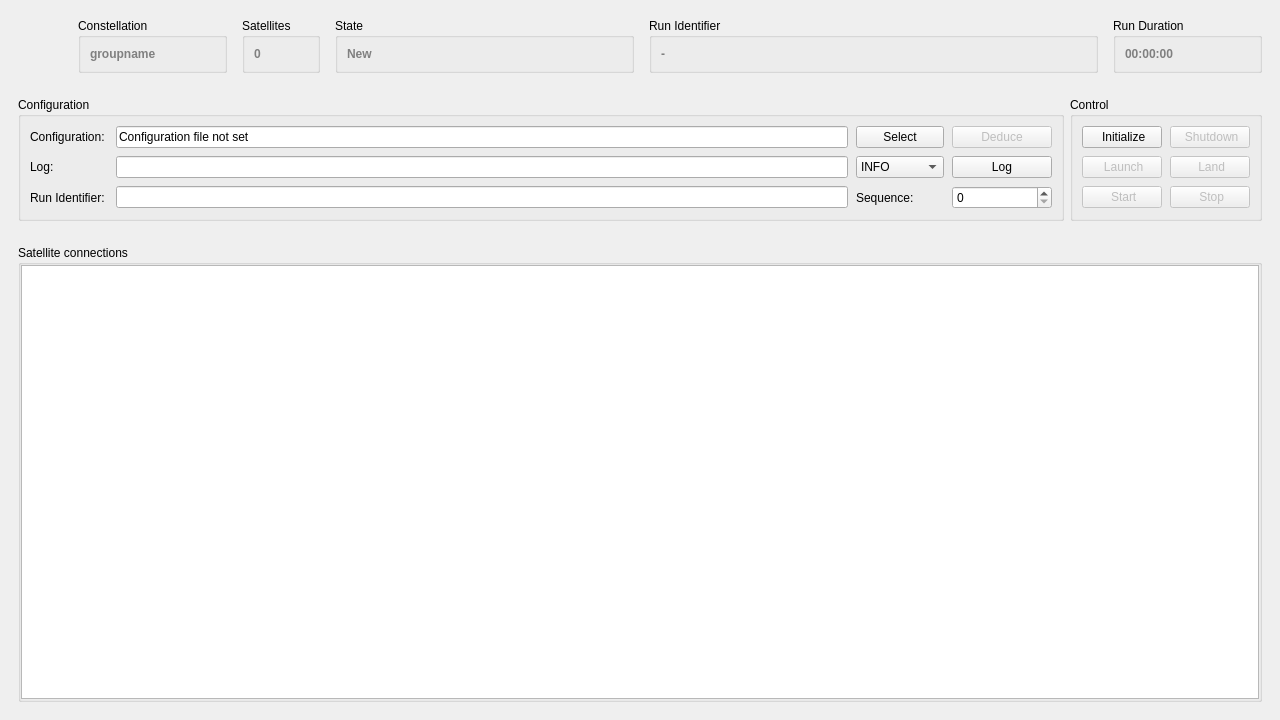
<?xml version="1.0" encoding="UTF-8"?>
<ui version="4.0">
 <class>wndRun</class>
 <widget class="QMainWindow" name="wndRun">
  <property name="enabled">
   <bool>true</bool>
  </property>
  <property name="geometry">
   <rect>
    <x>0</x>
    <y>0</y>
    <width>1280</width>
    <height>720</height>
   </rect>
  </property>
  <property name="windowTitle">
   <string>Constellation Run Control</string>
  </property>
  <property name="windowIcon">
   <iconset resource="../../constellation/gui/Constellation.qrc">
    <normaloff>:/logo.png</normaloff>:/logo.png</iconset>
  </property>
  <widget class="QWidget" name="centralwidget">
   <layout class="QGridLayout" name="gridLayout_6">
    <property name="leftMargin">
     <number>9</number>
    </property>
    <property name="topMargin">
     <number>9</number>
    </property>
    <property name="rightMargin">
     <number>9</number>
    </property>
    <property name="bottomMargin">
     <number>9</number>
    </property>
    <item row="0" column="0">
     <widget class="QWidget" name="headerWidget" native="true">
      <property name="sizePolicy">
       <sizepolicy hsizetype="Preferred" vsizetype="Preferred">
        <horstretch>0</horstretch>
        <verstretch>0</verstretch>
       </sizepolicy>
      </property>
      <layout class="QHBoxLayout" name="horizontalLayout">
       <property name="spacing">
        <number>15</number>
       </property>
       <property name="leftMargin">
        <number>9</number>
       </property>
       <property name="topMargin">
        <number>9</number>
       </property>
       <property name="rightMargin">
        <number>9</number>
       </property>
       <property name="bottomMargin">
        <number>9</number>
       </property>
       <item>
        <widget class="QLabel" name="logo">
         <property name="sizePolicy">
          <sizepolicy hsizetype="Fixed" vsizetype="Fixed">
           <horstretch>0</horstretch>
           <verstretch>0</verstretch>
          </sizepolicy>
         </property>
         <property name="minimumSize">
          <size>
           <width>45</width>
           <height>45</height>
          </size>
         </property>
         <property name="maximumSize">
          <size>
           <width>45</width>
           <height>45</height>
          </size>
         </property>
         <property name="text">
          <string/>
         </property>
         <property name="pixmap">
          <pixmap resource="../../constellation/gui/Constellation.qrc">:/logo.png</pixmap>
         </property>
         <property name="scaledContents">
          <bool>true</bool>
         </property>
        </widget>
       </item>
       <item>
        <widget class="QGroupBox" name="cnstlnBox">
         <property name="sizePolicy">
          <sizepolicy hsizetype="Preferred" vsizetype="Preferred">
           <horstretch>1</horstretch>
           <verstretch>0</verstretch>
          </sizepolicy>
         </property>
         <property name="title">
          <string>Constellation</string>
         </property>
         <layout class="QHBoxLayout" name="horizontalLayout_2">
          <property name="topMargin">
           <number>3</number>
          </property>
          <property name="bottomMargin">
           <number>3</number>
          </property>
          <item>
           <widget class="QLabel" name="cnstlnName">
            <property name="sizePolicy">
             <sizepolicy hsizetype="Preferred" vsizetype="Preferred">
              <horstretch>1</horstretch>
              <verstretch>0</verstretch>
             </sizepolicy>
            </property>
            <property name="text">
             <string>&lt;font color='gray'&gt;&lt;b&gt;groupname&lt;/b&gt;&lt;/font&gt;</string>
            </property>
           </widget>
          </item>
         </layout>
        </widget>
       </item>
       <item>
        <widget class="QGroupBox" name="satelliteBox">
         <property name="title">
          <string>Satellites</string>
         </property>
         <layout class="QHBoxLayout" name="horizontalLayout_7">
          <item>
           <widget class="QLabel" name="labelNrSatellites">
            <property name="text">
             <string>&lt;font color='gray'&gt;&lt;b&gt;0&lt;/b&gt;&lt;/font&gt;</string>
            </property>
           </widget>
          </item>
         </layout>
        </widget>
       </item>
       <item>
        <widget class="QGroupBox" name="stateBox">
         <property name="sizePolicy">
          <sizepolicy hsizetype="Preferred" vsizetype="Preferred">
           <horstretch>2</horstretch>
           <verstretch>0</verstretch>
          </sizepolicy>
         </property>
         <property name="title">
          <string>State</string>
         </property>
         <property name="flat">
          <bool>false</bool>
         </property>
         <property name="checkable">
          <bool>false</bool>
         </property>
         <layout class="QHBoxLayout">
          <property name="spacing">
           <number>9</number>
          </property>
          <property name="leftMargin">
           <number>9</number>
          </property>
          <property name="topMargin">
           <number>3</number>
          </property>
          <property name="rightMargin">
           <number>9</number>
          </property>
          <property name="bottomMargin">
           <number>3</number>
          </property>
          <item>
           <widget class="QLabel" name="labelState">
            <property name="frameShape">
             <enum>QFrame::Shape::NoFrame</enum>
            </property>
            <property name="text">
             <string>&lt;font color='gray'&gt;&lt;b&gt;New&lt;/b&gt;&lt;/font&gt;</string>
            </property>
           </widget>
          </item>
         </layout>
        </widget>
       </item>
       <item>
        <widget class="QGroupBox" name="runidBox">
         <property name="sizePolicy">
          <sizepolicy hsizetype="Expanding" vsizetype="Preferred">
           <horstretch>3</horstretch>
           <verstretch>0</verstretch>
          </sizepolicy>
         </property>
         <property name="title">
          <string>Run Identifier</string>
         </property>
         <layout class="QHBoxLayout" name="horizontalLayout_5">
          <item>
           <widget class="QLabel" name="runID">
            <property name="text">
             <string>&lt;font color='gray'&gt;&lt;b&gt;-&lt;/b&gt;&lt;/font&gt;</string>
            </property>
           </widget>
          </item>
         </layout>
        </widget>
       </item>
       <item>
        <widget class="QGroupBox" name="runtimeBox">
         <property name="sizePolicy">
          <sizepolicy hsizetype="Preferred" vsizetype="Preferred">
           <horstretch>1</horstretch>
           <verstretch>0</verstretch>
          </sizepolicy>
         </property>
         <property name="title">
          <string>Run Duration</string>
         </property>
         <layout class="QHBoxLayout" name="horizontalLayout_6">
          <item>
           <widget class="QLabel" name="runDuration">
            <property name="sizePolicy">
             <sizepolicy hsizetype="Preferred" vsizetype="Preferred">
              <horstretch>1</horstretch>
              <verstretch>0</verstretch>
             </sizepolicy>
            </property>
            <property name="text">
             <string>&lt;font color='gray'&gt;&lt;b&gt;00:00:00&lt;/b&gt;&lt;/font&gt;</string>
            </property>
           </widget>
          </item>
         </layout>
        </widget>
       </item>
      </layout>
     </widget>
    </item>
    <item row="1" column="0">
     <widget class="QWidget" name="controlWidget" native="true">
      <layout class="QHBoxLayout" name="horizontalLayout_3">
       <item>
        <widget class="QGroupBox" name="grpControl">
         <property name="title">
          <string>Configuration</string>
         </property>
         <layout class="QGridLayout" name="_2">
          <property name="leftMargin">
           <number>9</number>
          </property>
          <property name="topMargin">
           <number>9</number>
          </property>
          <property name="rightMargin">
           <number>9</number>
          </property>
          <property name="bottomMargin">
           <number>9</number>
          </property>
          <property name="spacing">
           <number>8</number>
          </property>
          <item row="1" column="4">
           <widget class="QPushButton" name="btnLog">
            <property name="enabled">
             <bool>true</bool>
            </property>
            <property name="toolTip">
             <string>Send a log message</string>
            </property>
            <property name="text">
             <string>Log</string>
            </property>
           </widget>
          </item>
          <item row="1" column="0">
           <widget class="QLabel" name="labelLog">
            <property name="text">
             <string>Log: </string>
            </property>
           </widget>
          </item>
          <item row="0" column="0">
           <widget class="QLabel" name="labelConfig">
            <property name="text">
             <string>Configuration: </string>
            </property>
           </widget>
          </item>
          <item row="2" column="4">
           <widget class="QSpinBox" name="runSequence">
            <property name="toolTip">
             <string>&lt;html&gt;&lt;head/&gt;&lt;body&gt;&lt;p&gt;Run sequence&lt;/p&gt;&lt;/body&gt;&lt;/html&gt;</string>
            </property>
            <property name="maximum">
             <number>999999</number>
            </property>
           </widget>
          </item>
          <item row="2" column="3">
           <widget class="QLabel" name="labelRunSeq">
            <property name="text">
             <string>Sequence:</string>
            </property>
           </widget>
          </item>
          <item row="2" column="0">
           <widget class="QLabel" name="labelRunIdent">
            <property name="text">
             <string>Run Identifier: </string>
            </property>
           </widget>
          </item>
          <item row="2" column="2">
           <widget class="QLineEdit" name="runIdentifier"/>
          </item>
          <item row="1" column="2">
           <widget class="QLineEdit" name="txtLogmsg">
            <property name="toolTip">
             <string>Send a log message</string>
            </property>
           </widget>
          </item>
          <item row="1" column="3">
           <widget class="QComboBox" name="comboBoxLogLevel">
            <property name="currentIndex">
             <number>2</number>
            </property>
            <property name="maxVisibleItems">
             <number>6</number>
            </property>
            <item>
             <property name="text">
              <string>TRACE</string>
             </property>
            </item>
            <item>
             <property name="text">
              <string>DEBUG</string>
             </property>
            </item>
            <item>
             <property name="text">
              <string>INFO</string>
             </property>
            </item>
            <item>
             <property name="text">
              <string>WARNING</string>
             </property>
            </item>
            <item>
             <property name="text">
              <string>STATUS</string>
             </property>
            </item>
            <item>
             <property name="text">
              <string>CRITICAL</string>
             </property>
            </item>
           </widget>
          </item>
          <item row="0" column="2">
           <widget class="QLineEdit" name="txtConfigFileName">
            <property name="whatsThis">
             <string extracomment="Configuration file - directly editable or through file dialog."/>
            </property>
            <property name="text">
             <string>Configuration file not set</string>
            </property>
           </widget>
          </item>
          <item row="0" column="3">
           <widget class="QPushButton" name="btnLoadConf">
            <property name="text">
             <string>Select</string>
            </property>
           </widget>
          </item>
          <item row="0" column="4">
           <widget class="QPushButton" name="btnGenConf">
            <property name="enabled">
             <bool>false</bool>
            </property>
            <property name="minimumSize">
             <size>
              <width>100</width>
              <height>0</height>
             </size>
            </property>
            <property name="toolTip">
             <string>Read the current configuration from the running Constellation and store it as file</string>
            </property>
            <property name="text">
             <string>Deduce</string>
            </property>
           </widget>
          </item>
         </layout>
        </widget>
       </item>
       <item>
        <widget class="QGroupBox" name="groupBox">
         <property name="title">
          <string>Control</string>
         </property>
         <layout class="QGridLayout" name="gridLayout">
          <property name="spacing">
           <number>8</number>
          </property>
          <item row="2" column="1">
           <widget class="QPushButton" name="btnStop">
            <property name="enabled">
             <bool>false</bool>
            </property>
            <property name="toolTip">
             <string>Stop run for all satellites</string>
            </property>
            <property name="text">
             <string> Stop</string>
            </property>
            <property name="icon">
             <iconset resource="../../constellation/gui/Constellation.qrc">
              <normaloff>:/stop</normaloff>:/stop</iconset>
            </property>
           </widget>
          </item>
          <item row="2" column="0">
           <widget class="QPushButton" name="btnStart">
            <property name="enabled">
             <bool>false</bool>
            </property>
            <property name="toolTip">
             <string>Start run for all satellites</string>
            </property>
            <property name="text">
             <string> Start</string>
            </property>
            <property name="icon">
             <iconset resource="../../constellation/gui/Constellation.qrc">
              <normaloff>:/start</normaloff>:/start</iconset>
            </property>
           </widget>
          </item>
          <item row="1" column="1">
           <widget class="QPushButton" name="btnLand">
            <property name="enabled">
             <bool>false</bool>
            </property>
            <property name="sizePolicy">
             <sizepolicy hsizetype="Minimum" vsizetype="Fixed">
              <horstretch>0</horstretch>
              <verstretch>0</verstretch>
             </sizepolicy>
            </property>
            <property name="toolTip">
             <string>Land all satellites</string>
            </property>
            <property name="text">
             <string> Land</string>
            </property>
            <property name="icon">
             <iconset resource="../../constellation/gui/Constellation.qrc">
              <normaloff>:/land</normaloff>:/land</iconset>
            </property>
           </widget>
          </item>
          <item row="1" column="0">
           <widget class="QPushButton" name="btnConfig">
            <property name="enabled">
             <bool>false</bool>
            </property>
            <property name="sizePolicy">
             <sizepolicy hsizetype="Minimum" vsizetype="Fixed">
              <horstretch>0</horstretch>
              <verstretch>0</verstretch>
             </sizepolicy>
            </property>
            <property name="toolTip">
             <string>Launch all satellites</string>
            </property>
            <property name="text">
             <string> Launch</string>
            </property>
            <property name="icon">
             <iconset resource="../../constellation/gui/Constellation.qrc">
              <normaloff>:/launch</normaloff>:/launch</iconset>
            </property>
           </widget>
          </item>
          <item row="0" column="0">
           <widget class="QPushButton" name="btnInit">
            <property name="toolTip">
             <string>Initialize all satellites</string>
            </property>
            <property name="text">
             <string> Initialize</string>
            </property>
            <property name="icon">
             <iconset resource="../../constellation/gui/Constellation.qrc">
              <normaloff>:/init</normaloff>:/init</iconset>
            </property>
            <property name="flat">
             <bool>false</bool>
            </property>
           </widget>
          </item>
          <item row="0" column="1">
           <widget class="QPushButton" name="btnShutdown">
            <property name="enabled">
             <bool>false</bool>
            </property>
            <property name="toolTip">
             <string>Shutdown all satellites</string>
            </property>
            <property name="text">
             <string> Shutdown</string>
            </property>
            <property name="icon">
             <iconset resource="../../constellation/gui/Constellation.qrc">
              <normaloff>:/shutdown</normaloff>:/shutdown</iconset>
            </property>
           </widget>
          </item>
         </layout>
        </widget>
       </item>
      </layout>
     </widget>
    </item>
    <item row="2" column="0">
     <widget class="QWidget" name="connectionWidget" native="true">
      <layout class="QHBoxLayout" name="horizontalLayout_4">
       <item>
        <widget class="QGroupBox" name="grpConnections">
         <property name="title">
          <string>Satellite connections</string>
         </property>
         <layout class="QVBoxLayout" stretch="0">
          <property name="spacing">
           <number>8</number>
          </property>
          <property name="leftMargin">
           <number>0</number>
          </property>
          <property name="topMargin">
           <number>0</number>
          </property>
          <property name="rightMargin">
           <number>0</number>
          </property>
          <property name="bottomMargin">
           <number>0</number>
          </property>
          <item>
           <widget class="QTreeView" name="viewConn">
            <property name="toolTip">
             <string>Satellites connected to the Run Control</string>
            </property>
            <property name="horizontalScrollBarPolicy">
             <enum>Qt::ScrollBarAlwaysOff</enum>
            </property>
            <property name="sizeAdjustPolicy">
             <enum>QAbstractScrollArea::AdjustToContents</enum>
            </property>
            <property name="selectionBehavior">
             <enum>QAbstractItemView::SelectRows</enum>
            </property>
            <property name="rootIsDecorated">
             <bool>false</bool>
            </property>
            <property name="uniformRowHeights">
             <bool>true</bool>
            </property>
            <property name="sortingEnabled">
             <bool>true</bool>
            </property>
            <attribute name="headerCascadingSectionResizes">
             <bool>true</bool>
            </attribute>
            <attribute name="headerDefaultSectionSize">
             <number>150</number>
            </attribute>
            <attribute name="headerHighlightSections">
             <bool>false</bool>
            </attribute>
            <attribute name="headerStretchLastSection">
             <bool>false</bool>
            </attribute>
           </widget>
          </item>
         </layout>
        </widget>
       </item>
      </layout>
     </widget>
    </item>
   </layout>
  </widget>
  <widget class="QMenuBar" name="menubar">
   <property name="geometry">
    <rect>
     <x>0</x>
     <y>0</y>
     <width>1280</width>
     <height>23</height>
    </rect>
   </property>
  </widget>
 </widget>
 <tabstops>
  <tabstop>txtConfigFileName</tabstop>
  <tabstop>txtLogmsg</tabstop>
  <tabstop>comboBoxLogLevel</tabstop>
  <tabstop>btnLog</tabstop>
  <tabstop>runIdentifier</tabstop>
  <tabstop>runSequence</tabstop>
  <tabstop>btnInit</tabstop>
  <tabstop>btnShutdown</tabstop>
  <tabstop>btnConfig</tabstop>
  <tabstop>btnLand</tabstop>
  <tabstop>btnStart</tabstop>
  <tabstop>btnStop</tabstop>
  <tabstop>viewConn</tabstop>
 </tabstops>
 <resources>
  <include location="../../constellation/gui/Constellation.qrc"/>
 </resources>
 <connections>
  <connection>
   <sender>txtLogmsg</sender>
   <signal>returnPressed()</signal>
   <receiver>btnLog</receiver>
   <slot>animateClick()</slot>
   <hints>
    <hint type="sourcelabel">
     <x>248</x>
     <y>164</y>
    </hint>
    <hint type="destinationlabel">
     <x>292</x>
     <y>138</y>
    </hint>
   </hints>
  </connection>
 </connections>
</ui>
